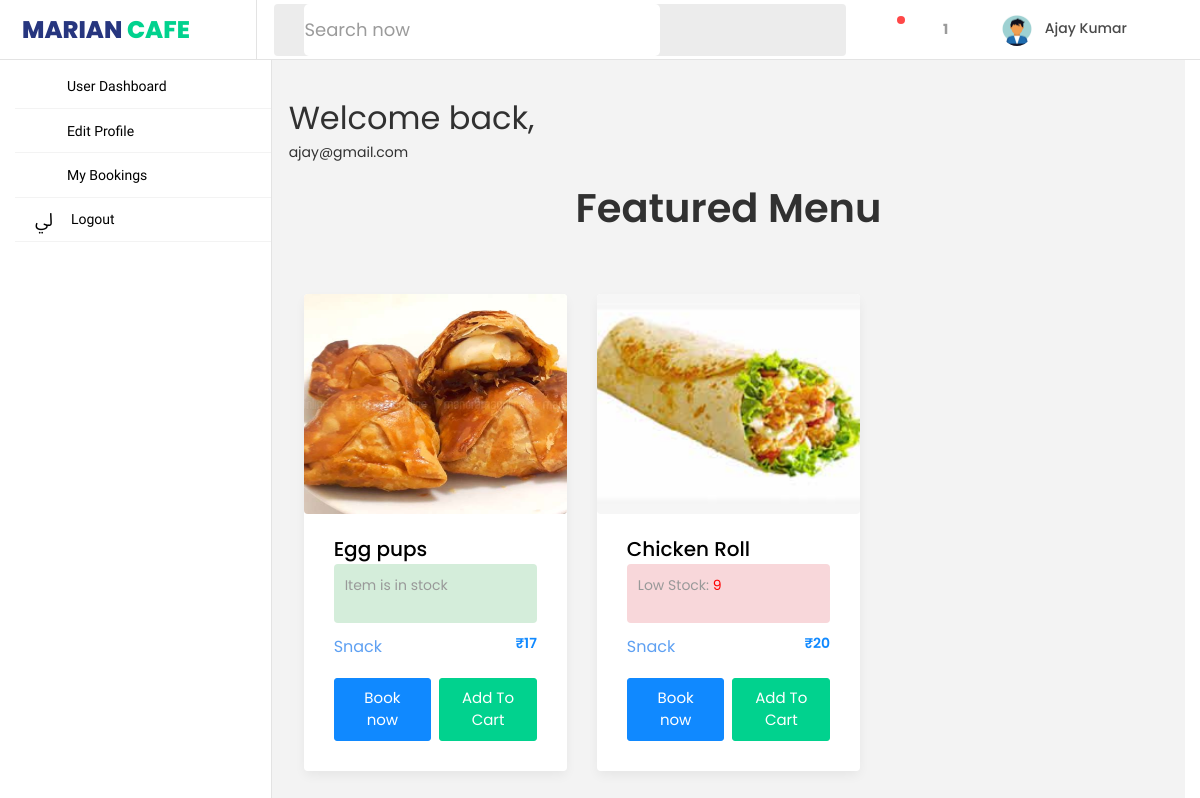
Screenshot of /filter/5/ (signed in) with the database file from the repository.
### cafeapp/models.py (models this page shows, shortened)
class User(models.Model):
    name = models.CharField(max_length=100)
    email = models.EmailField(unique=True)
    password = models.CharField(max_length=100)
    image=models.ImageField(upload_to='drimg/',default='nothing')
    address=models.CharField(max_length=100,default='nothing')
    phone=models.IntegerField(default='1')
    department=models.CharField(max_length=100,default='nothing')
    idnumber=models.IntegerField(default='1')
    id_card=models.ImageField(upload_to='idcard/',default='nothing')
    is_verified = models.BooleanField('Is Verified', default=False)

class foodmenu(models.Model):
    userid=models.ForeignKey(Staff,on_delete=models.CASCADE)
    name = models.CharField(max_length=100)
    ftype = models.CharField(max_length=500)
    image = models.ImageField(upload_to="vehicles/", blank=True)
    rate=models.IntegerField(null=True)
    status=models.CharField(max_length=20,default="not booked")
    quantity=models.IntegerField(default=10)
    removalStatus=models.BooleanField(default=False)

### cafeapp/views.py (the view)
# urls.py: path('filter/<int:fid>/',views.filter),
def filter(request,fid):
    id=request.session['id']
    user=User.objects.filter(id=id)
    cart=Cart.objects.filter(user=id)
    total_amount = sum(item.items.rate * item.quantity for item in cart)
    noofitems=cart.count()
    food=foodmenu.objects.filter(ftype=fid)
    all_data={'user':user,'food':food, 'cart':cart,'noofitems':noofitems,'total_amount':total_amount}
    return render(request,'cafeapp/filtered.html', all_data )

### cafeapp/templates/cafeapp/filtered.html (shortened to what this page needs)
{% extends 'userbase.html' %}
{% load static %}
{% block background %} {% endblock %}
{% block body %}
<!DOCTYPE html>
<html lang="en">
<head>
</head>
<body>
                    {% include 'include/food_user.html' %}
</body>
</html>
{% endblock %}

### cafeapp/templates/userbase.html (shortened to what this page needs)
{% load static %}
<!DOCTYPE html>
<html lang="en">
<head>
  {% include 'include/head.html' %}
</head>
<body {% block background %}{% endblock %}>
  <nav class="navbar col-lg-12 col-12 p-0 fixed-top d-flex flex-row">
    <div class="navbar-brand-wrapper d-flex justify-content-center">
      <div class="navbar-brand-inner-wrapper d-flex justify-content-between align-items-center w-100">
        <a class="navbar-brand" href="#">MARIAN <span>CAFE</span></a>
        <button class="navbar-toggler navbar-toggler align-self-center" type="button" data-toggle="minimize">
          <span class="mdi mdi-sort-variant"></span>
        </button>
      </div>
    </div>
    <div class="navbar-menu-wrapper d-flex align-items-center justify-content-end">
      <ul class="navbar-nav mr-lg-4 w-100">
        <li class="nav-item nav-search d-none d-lg-block w-100">
          <div class="input-group">
            <div class="input-group-prepend">
              <span class="input-group-text" id="search">
                <i class="mdi mdi-magnify"></i>
              </span>
            </div>
            <form method="get" action="{% url 'search_food' %}">
              <input type="text" class="form-control" placeholder="Search now" aria-label="search"
                aria-describedby="search" name="name">
            </form>
          </div>
        </li>
      </ul>
      <ul class="navbar-nav navbar-nav-right">
        <li class="nav-item dropdown me-1">
          <a class="nav-link count-indicator dropdown-toggle d-flex justify-content-center align-items-center"
            id="messageDropdown" href="#" data-bs-toggle="dropdown">
            <i class="mdi mdi-filter-outline"></i>
            <span class="count"></span>
          </a>
        <li class="nav-item dropdown me-4">
          <a class="nav-link count-indicator dropdown-toggle d-flex align-items-center justify-content-center notification-dropdown"
            id="notificationDropdown" href="#" data-bs-toggle="dropdown">
            <i class="mdi mdi-cart mx-0"></i>
            <span><b>{{ noofitems }}</b></span>
          </a>
        </li>
        {% for i in user %}
        <li class="nav-item nav-profile dropdown">
          <a class="nav-link dropdown-toggle" href="#" data-bs-toggle="dropdown" id="profileDropdown">
            <img src="{{i.image.url}}" alt="profile" />
            <span class="nav-profile-name">{{i.name}}</span>
          </a>{% endfor %}
        </li>
      </ul>
    </div>
  </nav>
  <div class="container-fluid page-body-wrapper">
    <nav class="sidebar sidebar-offcanvas" id="sidebar">
      <ul class="nav">
        <li class="nav-item">
          <a class="nav-link" href="/user_home">
            <i class="mdi mdi-home menu-icon"></i>
            <span class="menu-title">User Dashboard</span>
          </a>
        </li>
        <li class="nav-item">
          <a class="nav-link" href="/edit-user">
            <i class="mdi mdi-chart-pie menu-icon"></i>
            <span class="menu-title">Edit Profile</span>
          </a>
        </li>
        <li class="nav-item">
          <a class="nav-link" href="/mybookings">
            <i class="mdi mdi-grid-large menu-icon"></i>
            <span class="menu-title">My Bookings</span>
          </a>
        </li>
        <li class="nav-item">
          <a class="nav-link" href="/logout">
            <i class="mdi mdi-emoticon menu-icon"></i>
            <span class="menu-title">Logout</span>
          </a>
        </li>
      </ul>
    </nav>
    <div class="main-panel">
      <div class="content-wrapper">
</body>
</html>
{% block body %}{% endblock %}

### cafeapp/templates/include/food_user.html (shortened to what this page needs)
{% load static %}
<!DOCTYPE html>
<html lang="en">
<head>
  <link rel="stylesheet" href="{% static 'vehiapp/css/open-iconic-bootstrap.min.css' %}">
  <link rel="stylesheet" href="{% static 'vehiapp/css/animate.css' %}">
  <link rel="stylesheet" href="{% static 'vehiapp/css/owl.carousel.min.css' %}">
  <link rel="stylesheet" href="{% static 'vehiapp/css/owl.theme.default.min.css' %}">
  <link rel="stylesheet" href="{% static 'vehiapp/css/magnific-popup.css' %}">
  <link rel="stylesheet" href="{% static 'vehiapp/css/aos.css' %}">
  <link rel="stylesheet" href="{% static 'vehiapp/css/ionicons.min.css' %}">
  <link rel="stylesheet" href="{% static 'vehiapp/css/bootstrap-datepicker.css' %}">
  <link rel="stylesheet" href="{% static 'vehiapp/css/jquery.timepicker.css' %}">
  <link rel="stylesheet" href="{% static 'vehiapp/css/flaticon.css' %}">
  <link rel="stylesheet" href="{% static 'vehiapp/css/icomoon.css' %}">
  <link rel="stylesheet" href="{% static 'vehiapp/css/style.css' %}">
</head>
<body>
  <div class="me-md-3 me-xl-5">
    <h2>Welcome back, {% for i in user %}<p>{{i.email}}
      <p>{% endfor %}
    </h2>
  </div>
  <div class="container">
    <div class="row justify-content-center">
      <div class="col-md-12 heading-section text-center ftco-animate mb-5">
        <h2 class="mb-2">Featured Menu</h2>
      </div>
    </div>
    <div class="row">
      {% for food in food %}
      <div class="col-lg-4 col-md-6 col-sm-12">
        <div class="car-wrap rounded ftco-animate">
          <div class="img rounded d-flex align-items-end" style="background-image: url('{{ food.image.url }}');">
          </div>
          <div class="text">
            <h2 class="mb-0"><a href="#">{{ food.name }}</a></h2>
            <div class="quantity">
              {% if food.quantity < 10 %} <div class="card low-stock">
                <p>Low Stock: <span style="color: red;">{{ food.quantity }}</span></p>
            </div>
            {% elif food.quantity == 0 %}
            <div class="card low-stock">
              <p>Out of Stock</p>
            </div>
            {% else %}
            <div class="card in-stock">
              <p>Item is in stock</p>
            </div>
            {% endif %}
          </div>
          <div class="d-flex mb-3">
            <span class="cat" style="color: rgba(15, 114, 235, 0.671);">
              {% if food.ftype == "3" %}
              Meal
              {% elif food.ftype == "2" %}
              Soft Drink
              {% elif food.ftype == "4" %}
              Cake
              {% elif food.ftype == "5" %}
              Snack
              {% elif food.ftype == "1" %}
              Chips
              {% endif %}
            </span>
            <p class="price ml-auto">₹{{ food.rate }}</p>
          </div>
          <p class="d-flex mb-0 d-block">
            <a href="/addToCart/{{food.id}}/" class="btn btn-primary py-2 mr-1">Book now</a>
            <a href="/addToCart/{{food.id}}/" class="btn btn-secondary py-2 ml-1">Add To Cart</a>
          </p>
        </div>
      </div>
    </div>
    {% endfor %}
  </div>
  </div>
</body>
</html>

### cafeapp/templates/userbase.html (style rules this page uses)
.navbar-brand span { color: #01d28e; }

### cafeapp/templates/include/food_user.html (style rules this page uses)
.card.low-stock { background-color: #f8d7da; border-color: #f5c6cb; padding: 10px; margin-bottom: 10px; border: 1px solid transparent; border-radius: .25rem; }
.card.in-stock { background-color: #d4edda; border-color: #c3e6cb; padding: 10px; margin-bottom: 10px; border: 1px solid transparent; border-radius: .25rem; }

### rows the page displays
User: image (picture), name "Ajay Kumar", email "ajay@gmail.com"
foodmenu: image (picture), name "Egg pups", quantity "Item is in stock", ftype "Snack", rate "17"
foodmenu: image (picture), name "Chicken Roll", quantity "9", ftype "Snack", rate "20"

### other values shown
{{ noofitems }} "1"
